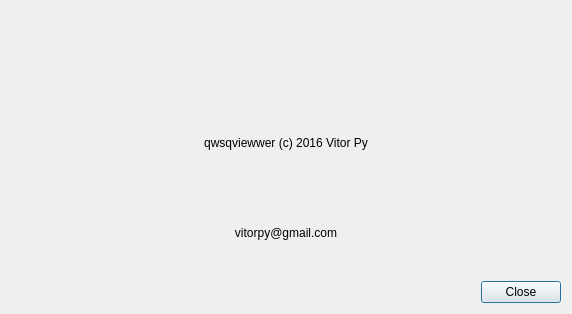
<?xml version="1.0" encoding="UTF-8"?>
<ui version="4.0">
 <class>AboutWindow</class>
 <widget class="QDialog" name="AboutWindow">
  <property name="geometry">
   <rect>
    <x>0</x>
    <y>0</y>
    <width>572</width>
    <height>314</height>
   </rect>
  </property>
  <property name="windowTitle">
   <string>About qwsqviewer</string>
  </property>
  <layout class="QVBoxLayout" name="verticalLayout_2">
   <item>
    <layout class="QVBoxLayout" name="verticalLayout">
     <item>
      <widget class="QLabel" name="label_3">
       <property name="text">
        <string/>
       </property>
       <property name="textFormat">
        <enum>Qt::AutoText</enum>
       </property>
       <property name="pixmap">
        <pixmap resource="../app.qrc">:/img/res/Fingerprintforcriminologystubs2.png</pixmap>
       </property>
       <property name="scaledContents">
        <bool>false</bool>
       </property>
       <property name="alignment">
        <set>Qt::AlignCenter</set>
       </property>
      </widget>
     </item>
     <item>
      <widget class="QLabel" name="label">
       <property name="text">
        <string>qwsqviewwer (c) 2016 Vitor Py</string>
       </property>
       <property name="alignment">
        <set>Qt::AlignCenter</set>
       </property>
      </widget>
     </item>
     <item>
      <widget class="QLabel" name="label_2">
       <property name="text">
        <string>vitorpy@gmail.com</string>
       </property>
       <property name="alignment">
        <set>Qt::AlignCenter</set>
       </property>
      </widget>
     </item>
    </layout>
   </item>
   <item>
    <layout class="QHBoxLayout" name="horizontalLayout">
     <item>
      <spacer name="horizontalSpacer">
       <property name="orientation">
        <enum>Qt::Horizontal</enum>
       </property>
       <property name="sizeHint" stdset="0">
        <size>
         <width>40</width>
         <height>20</height>
        </size>
       </property>
      </spacer>
     </item>
     <item>
      <widget class="QPushButton" name="closeButton">
       <property name="text">
        <string>Close</string>
       </property>
      </widget>
     </item>
    </layout>
   </item>
  </layout>
 </widget>
 <resources>
  <include location="../app.qrc"/>
 </resources>
 <connections>
  <connection>
   <sender>closeButton</sender>
   <signal>clicked(bool)</signal>
   <receiver>AboutWindow</receiver>
   <slot>accept()</slot>
   <hints>
    <hint type="sourcelabel">
     <x>519</x>
     <y>290</y>
    </hint>
    <hint type="destinationlabel">
     <x>285</x>
     <y>156</y>
    </hint>
   </hints>
  </connection>
 </connections>
</ui>
